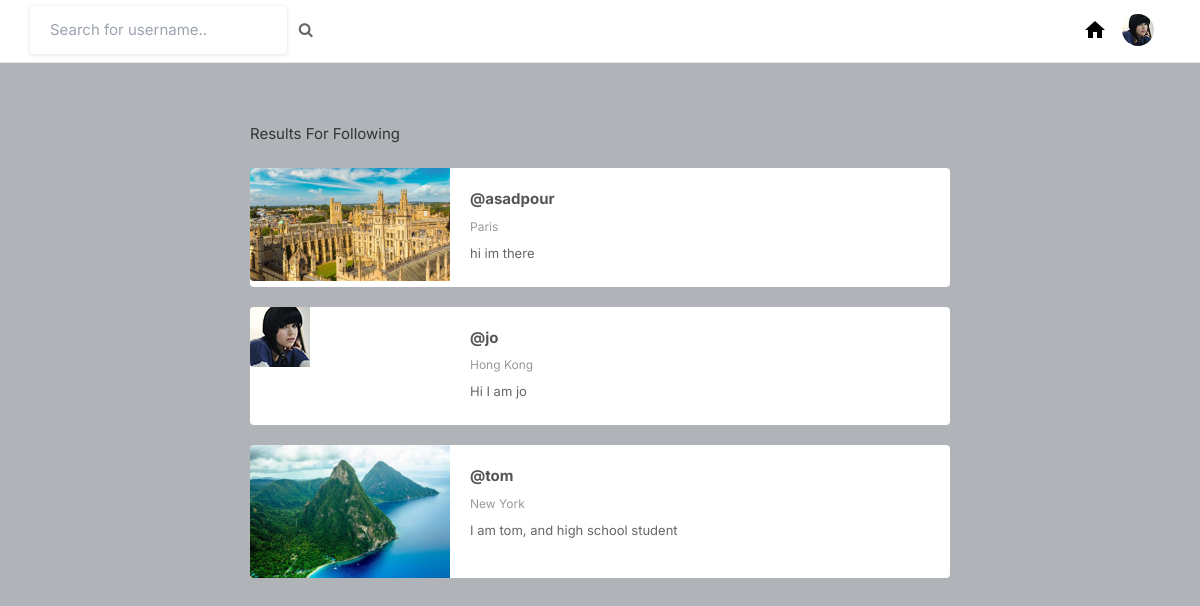
The app's page /followers/john (signed in), older data.
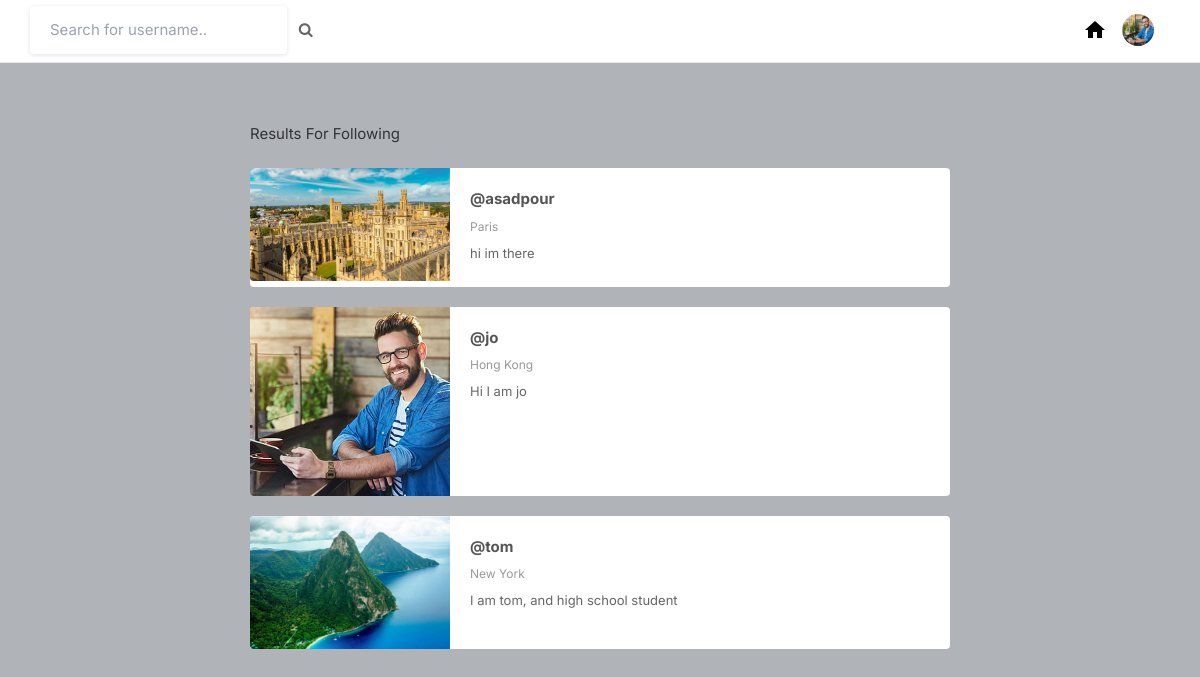
The same page, newer data.
### core/models.py (models this page shows, shortened)
class Profile(models.Model):
    user = models.OneToOneField(User, on_delete=models.CASCADE, related_name='profile')
    id_user = models.IntegerField()
    bio = models.TextField(blank=True)
    email_confirmed = models.BooleanField(default=False)
    phone_confirmed = models.BooleanField(default=False)
    phone_number = models.TextField(blank=True)
    private_public = models.BooleanField(default=False)
    profileimg = models.ImageField(upload_to='profile_images',default='blank-profile-picture.png')
    profilebackground = models.ImageField(upload_to='profile_images',default='blank-profile-picture.png')
    location = models.CharField(max_length=100, blank=True)

### core/views.py (the view)
# urls.py: path('followers/<str:pk>', views.followers, name='followers'),
@login_required(login_url='signin')
def followers(request,pk):
    user_object = User.objects.get(username=request.user.username)
    user_profile = Profile.objects.get(user=user_object)
    followed_usernames = FollowersCount.objects.filter(
        user=pk
    ).values_list('follower', flat=True)
    profiles = Profile.objects.filter(user__username__in=followed_usernames)
    return render(request, 'following.html', {
        'profiles': profiles,
        'user_profile': user_profile
    })

### templates/following.html (shortened to what this page needs)
{% load static %}
<html lang="en">
<head>
    <link rel="stylesheet" href="{% static 'assets/css/icons.css' %}">
    <link rel="stylesheet" href="{% static 'assets/css/uikit.css' %}">
    <link rel="stylesheet" href="{% static 'assets/css/style.css' %}">
    <link rel="stylesheet" href="{% static 'assets/css/tailwind.css' %}">
    <link rel="stylesheet" href="https://cdnjs.cloudflare.com/ajax/libs/font-awesome/4.7.0/css/font-awesome.min.css">
</head>
<body>
            <form action="search" method="POST">
            <header style="margin-top: -23px;">
                <div class="header_inner">
                    <div class="left-side">
                                <input type="text" name="username" placeholder="Search for username..">&nbsp; &nbsp;
                                <button type="submit"><i class="fa fa-search fa-1x"></i></button>
                    </div>
                    <div class="right-side lg:pr-4">
                        <a href="/" title="Home" style="display: inline-block; margin-left: 20px; color: black;">
                            <svg xmlns="http://www.w3.org/2000/svg" fill="black" width="24" height="24" viewBox="0 0 24 24">
                                <path d="M10 20v-6h4v6h5v-8h3L12 3 2 12h3v8z"/>
                            </svg>
                        </a>
                        <a href="#">
                            <img src="{{ user_profile.profileimg.url }}" class="header-avatar" alt="">
                        </a>
                    </div>
                </div>
            </header>
            </form>
            <div style="margin-left: 250px; margin-right: 250px;">
                <div class="container">
                <div class="row ng-scope">
                    <div class="col-md-3 col-md-push-9">
                        <h4>Results For Following <span class="fw-semi-bold"><b>{{username}}</b></span></h4>
                        <br>
                    </div>
                    <div class="col-md-9 col-md-pull-3">
                        {% for users in profiles %}
                        <section class="search-result-item">
                            <a class="image-link" href="/profile/{{users.user}}"><img class="image" src="{{users.profileimg.url}}">
                            </a>
                            <div class="search-result-item-body">
                                <div class="row">
                                    <div class="col-sm-9">
                                        <h4 class="search-result-item-heading"><a href="/profile/{{users.user}}"><b>@{{users.user}}</b></a></h4>
                                        <p class="info">{{users.location}}</p>
                                        <p class="description">{{users.bio}}</p>
                                    </div>
                                </div>
                            </div>
                        </section>
                        {% endfor %}
                    </div>
                </div>
                </div>
            </div>
</body>
</html>

Row changes from the older to the newer data that the page shows:
changed Profile "Hi I am jo": profileimg: a different picture
